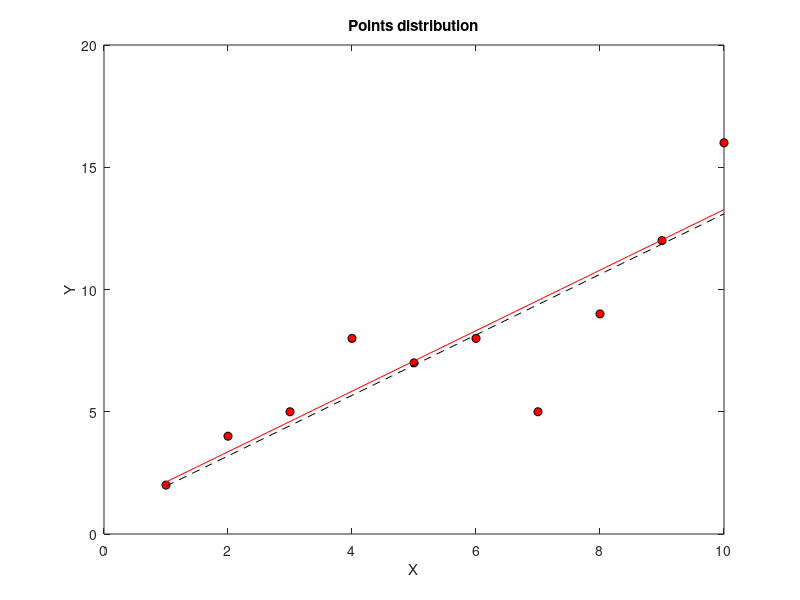
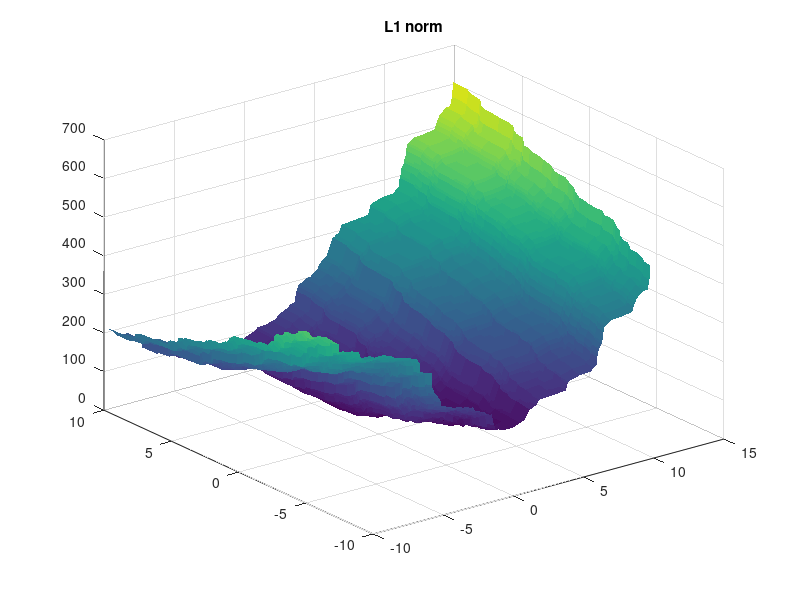
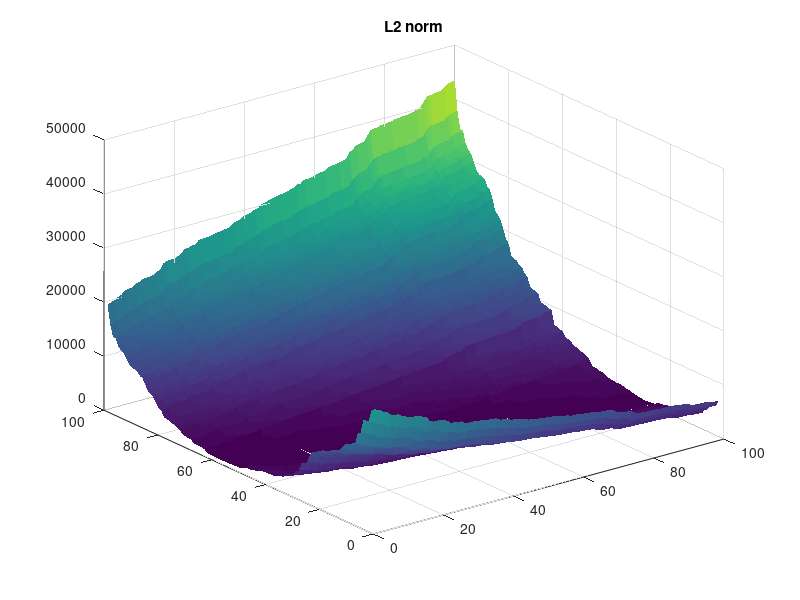
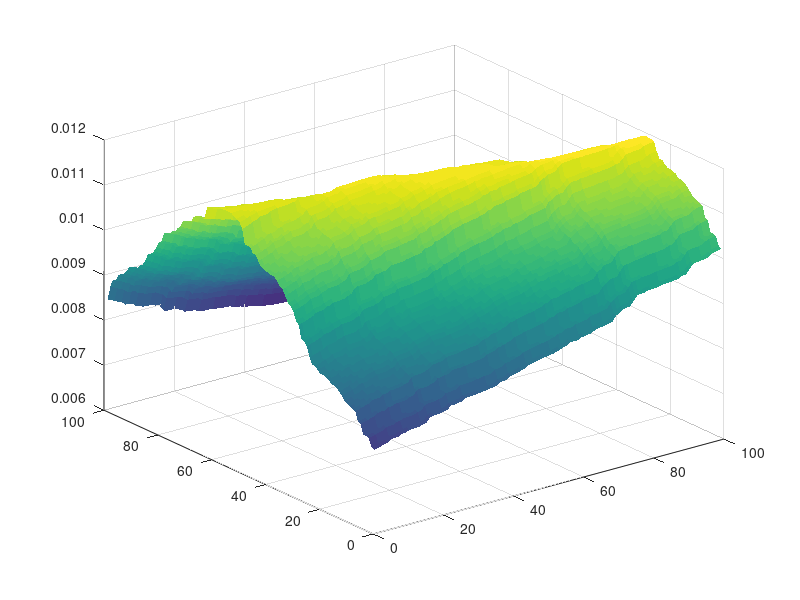

Recreate these plots in MATLAB, in order.
close all
clear all
clc
X = linspace(1,10,10);
Y = [2 4 5 8 7 8 5 9 12 16];

plot(X, Y,'o','MarkerFaceColor','r','MarkerEdgeColor','k');
xlabel('X')
ylabel('Y')
title('Points distribution')

% error functions
err1 = @(y1,y2) sum(abs(y1 - y2));
err2 = @(y1,y2) sum((y1 - y2).^2);

% line
y = @(m,c,x) m*x + c;

% approximate range
N = 100;
mmin = -5; mmax = 15;
cmin = -10; cmax = 25;
%mrange = linspace(mmin,mmax,N)';
%crange = linspace(mmin,mmax,N)';
mrange = mmin + mmax*rand(N,1);
crange = cmin + cmax*rand(N,1);
mrange = sort(mrange);
crange = sort(crange);

% grid search
for ii = 1:length(mrange)
    for jj = 1:length(crange)
        ytest = y(mrange(ii),crange(jj),X);
        err_l1(ii,jj) = err1(Y, ytest);
        err_l2(ii,jj) = err2(Y, ytest);
    end
end
M = repmat(mrange,1,N);
C = repmat(crange',N,1);

figure
surf(C',M',err_l1, 'EdgeColor','None')
title('L1 norm')
figure
surf(err_l2,'EdgeColor','None')
title('L2 norm')

%============================================
% find probability
P = exp(-err_l1/1000);
k = sum(P);
p_L1 = P./k;
figure
surf(p_L1,'EdgeColor','None');
P = exp(-err_l2/1000);
k = sum(P);
p_L2 = P./k;
figure
surf(p_L2,'EdgeColor','None');

% Rejection Method
chance = rand(N*N,1);
ind = find(p_L1(:) > chance);
%=============================================

% find minimum
min_l1 = min(err_l1(:));
[row,col] = find(err_l1 == min_l1);
m1 = mrange(row);
c1 = crange(col);
x = linspace(1,10);
figure(1); hold on
plot(x,y(m1,c1,x),'r')
% l2
min_l2 = min(err_l2(:));
[row,col] = find(err_l2 == min_l2);
m2 = mrange(row);
c2 = crange(col);
x = linspace(1,10);
figure(1); hold on
plot(x,y(m2,c2,x),'--k')
